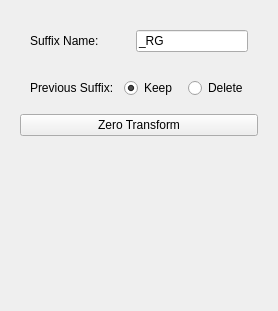
          <widget class="QWidget" name="page_mirror">
           <property name="geometry">
            <rect>
             <x>0</x>
             <y>0</y>
             <width>258</width>
             <height>311</height>
            </rect>
           </property>
           <attribute name="label">
            <string>Zero Transform</string>
           </attribute>
           <layout class="QVBoxLayout" name="verticalLayout_12">
            <item>
             <widget class="QWidget" name="zero_grp" native="true">
              <property name="sizePolicy">
               <sizepolicy hsizetype="Preferred" vsizetype="Minimum">
                <horstretch>0</horstretch>
                <verstretch>0</verstretch>
               </sizepolicy>
              </property>
              <property name="minimumSize">
               <size>
                <width>0</width>
                <height>100</height>
               </size>
              </property>
              <layout class="QVBoxLayout" name="verticalLayout_9">
               <item>
                <layout class="QHBoxLayout" name="horizontalLayout_10">
                 <property name="leftMargin">
                  <number>10</number>
                 </property>
                 <property name="topMargin">
                  <number>10</number>
                 </property>
                 <property name="rightMargin">
                  <number>10</number>
                 </property>
                 <property name="bottomMargin">
                  <number>10</number>
                 </property>
                 <item>
                  <widget class="QLabel" name="label_suffix">
                   <property name="sizePolicy">
                    <sizepolicy hsizetype="Minimum" vsizetype="Preferred">
                     <horstretch>0</horstretch>
                     <verstretch>0</verstretch>
                    </sizepolicy>
                   </property>
                   <property name="minimumSize">
                    <size>
                     <width>100</width>
                     <height>0</height>
                    </size>
                   </property>
                   <property name="text">
                    <string>Suffix Name:</string>
                   </property>
                  </widget>
                 </item>
                 <item>
                  <widget class="QLineEdit" name="suffix_edit">
                   <property name="text">
                    <string>_RG</string>
                   </property>
                  </widget>
                 </item>
                </layout>
               </item>
               <item>
                <layout class="QHBoxLayout" name="horizontalLayout_11">
                 <property name="spacing">
                  <number>10</number>
                 </property>
                 <property name="leftMargin">
                  <number>10</number>
                 </property>
                 <property name="topMargin">
                  <number>10</number>
                 </property>
                 <property name="rightMargin">
                  <number>10</number>
                 </property>
                 <property name="bottomMargin">
                  <number>10</number>
                 </property>
                 <item>
                  <widget class="QLabel" name="suffix_label">
                   <property name="text">
                    <string>Previous Suffix:</string>
                   </property>
                  </widget>
                 </item>
                 <item>
                  <widget class="QRadioButton" name="suffix_keep">
                   <property name="text">
                    <string>Keep</string>
                   </property>
                   <property name="checked">
                    <bool>true</bool>
                   </property>
                  </widget>
                 </item>
                 <item>
                  <widget class="QRadioButton" name="suffix_delete">
                   <property name="text">
                    <string>Delete</string>
                   </property>
                  </widget>
                 </item>
                </layout>
               </item>
               <item>
                <widget class="QPushButton" name="zero_btn">
                 <property name="text">
                  <string>Zero Transform</string>
                 </property>
                </widget>
               </item>
               <item>
                <spacer name="verticalSpacer_4">
                 <property name="orientation">
                  <enum>Qt::Vertical</enum>
                 </property>
                 <property name="sizeHint" stdset="0">
                  <size>
                   <width>20</width>
                   <height>40</height>
                  </size>
                 </property>
                </spacer>
               </item>
              </layout>
             </widget>
            </item>
           </layout>
          </widget>
